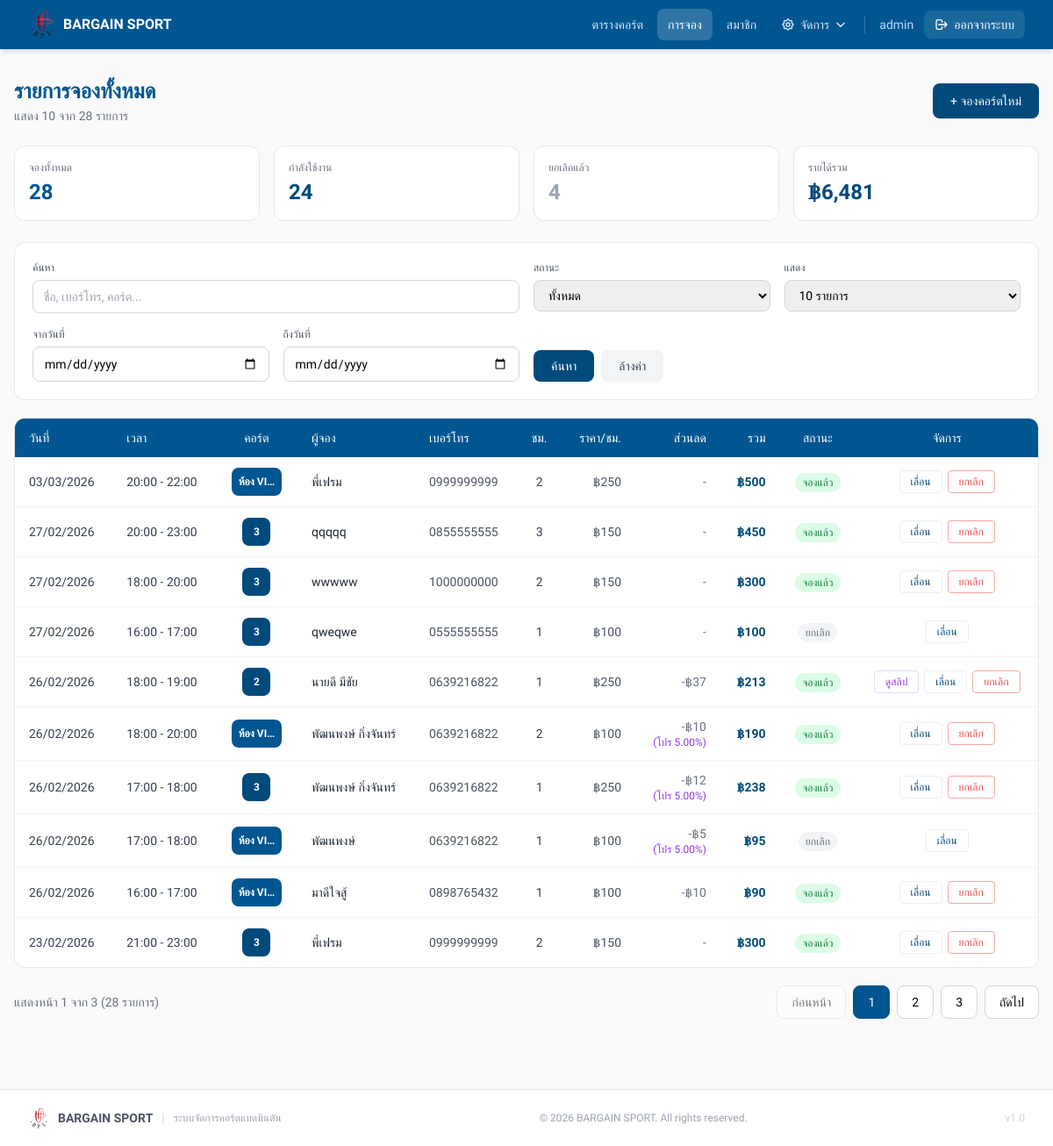
The page /bookings/index.php (signed in) on the database as committed earlier.
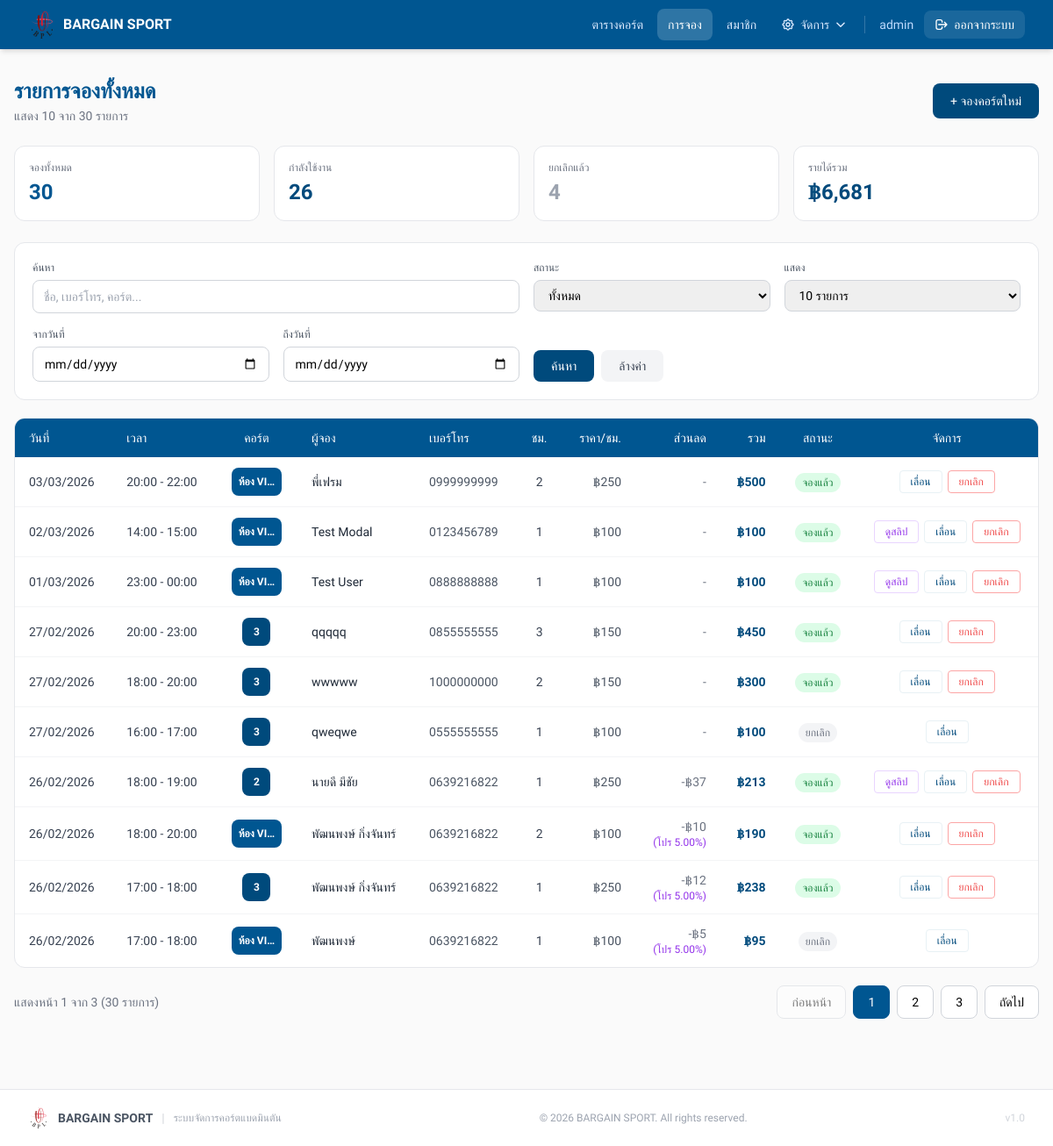
The same page on the database as committed later.
### tables this page shows
CREATE TABLE `bookings` (
  `id` int NOT NULL,
  `court_id` int NOT NULL,
  `customer_name` varchar(100) NOT NULL,
  `customer_phone` varchar(30) DEFAULT NULL,
  `member_id` int DEFAULT NULL,
  `promotion_id` int DEFAULT NULL,
  `promotion_discount_percent` decimal(5,2) DEFAULT NULL,
  `payment_slip_path` varchar(255) DEFAULT NULL,
  `start_datetime` datetime NOT NULL,
  `duration_hours` int NOT NULL,
  `price_per_hour` decimal(10,2) NOT NULL,
  `discount_amount` decimal(10,2) NOT NULL DEFAULT '0.00',
  `total_amount` decimal(10,2) NOT NULL,
  `status` enum('booked','cancelled') NOT NULL DEFAULT 'booked',
  `created_by` int DEFAULT NULL,
  `created_at` timestamp NOT NULL DEFAULT CURRENT_TIMESTAMP,
  `updated_at` timestamp NULL DEFAULT NULL
);

CREATE TABLE `courts` (
  `id` int NOT NULL,
  `court_no` int NOT NULL,
  `vip_room_name` varchar(100) DEFAULT NULL COMMENT 'ชื่อห้อง VIP',
  `status` enum('Available','Booked','In Use','Maintenance') DEFAULT 'Available',
  `is_vip` tinyint(1) NOT NULL DEFAULT '0',
  `court_type` enum('normal','vip') DEFAULT 'normal' COMMENT 'ประเภทคอร์ต: normal=ปกติ, vip=VIP',
  `vip_price` decimal(10,2) DEFAULT NULL COMMENT 'ราคาพิเศษสำหรับคอร์ต VIP (บาท/ชั่วโมง)',
  `normal_price` decimal(10,2) DEFAULT NULL COMMENT 'ราคาคงที่สำหรับคอร์ตปกติ (optional)',
  `pricing_group_id` int DEFAULT NULL
);

### bookings/index.php (the view, shortened to what the changed rows need)
<?php
require_once __DIR__.'/../config/db.php';
$per_page = isset($_GET['per_page']) && $_GET['per_page'] !== 'all' ? (int)$_GET['per_page'] : 10;
$page = max(1, (int)($_GET['page'] ?? 1));
$where = ['1=1'];
$params = [];
$whereClause = implode(' AND ', $where);
$countStmt = $pdo->prepare("SELECT COUNT(*) FROM bookings b JOIN courts c ON b.court_id=c.id WHERE $whereClause");
$countStmt->execute($params);
$totalRecords = $countStmt->fetchColumn();
$offset = 0;
$totalPages = 1;
if ($per_page > 0) {
    $totalPages = max(1, ceil($totalRecords / $per_page));
    $page = min($page, $totalPages);
    $offset = ($page - 1) * $per_page;
}
$query = "SELECT b.*, c.court_no, c.vip_room_name, c.court_type, c.is_vip FROM bookings b JOIN courts c ON b.court_id=c.id WHERE $whereClause ORDER BY b.start_datetime DESC";
if ($per_page > 0) {
    $query .= " LIMIT $per_page OFFSET $offset";
}
$stmt = $pdo->prepare($query);
$stmt->execute($params);
$rows = $stmt->fetchAll();
$bookedCount = $pdo->prepare("SELECT COUNT(*) FROM bookings b JOIN courts c ON b.court_id=c.id WHERE $whereClause AND b.status='booked'");
$bookedCount->execute($params);
$bookedTotal = $bookedCount->fetchColumn();
$revenueStmt = $pdo->prepare("SELECT SUM(b.total_amount) FROM bookings b JOIN courts c ON b.court_id=c.id WHERE $whereClause AND b.status='booked'");
$revenueStmt->execute($params);
$totalRevenue = $revenueStmt->fetchColumn() ?? 0;
?>
<!doctype html>
<html lang="th">
<head>
<script src="https://cdn.tailwindcss.com"></script>
</head>
<body style="background:#FAFAFA;" class="min-h-screen">
<div class="max-w-7xl mx-auto px-4 py-8">
  <div class="flex flex-col sm:flex-row justify-between items-start sm:items-center gap-4 mb-6">
    <div>
      <h1 style="color:#005691;" class="text-2xl font-bold">รายการจองทั้งหมด</h1>
      <p class="text-gray-500 text-sm mt-0.5">แสดง <?= count($rows) ?> จาก <?= $totalRecords ?> รายการ</p>
    </div>
  </div>
  <div class="grid grid-cols-2 sm:grid-cols-4 gap-4 mb-6">
    <div class="bg-white rounded-xl border border-gray-200 p-4">
      <p class="text-gray-500 text-xs mb-1">จองทั้งหมด</p>
      <p style="color:#005691;" class="text-2xl font-bold"><?= $totalRecords ?></p>
    </div>
    <div class="bg-white rounded-xl border border-gray-200 p-4">
      <p class="text-gray-500 text-xs mb-1">กำลังใช้งาน</p>
      <p style="color:#004A7C;" class="text-2xl font-bold"><?= $bookedTotal ?></p>
    </div>
    <div class="bg-white rounded-xl border border-gray-200 p-4">
      <p class="text-gray-500 text-xs mb-1">รายได้รวม</p>
      <p style="color:#004A7C;" class="text-2xl font-bold">฿<?= number_format($totalRevenue, 0) ?></p>
    </div>
  </div>
  <div class="bg-white rounded-xl border border-gray-200 overflow-hidden">
    <div class="hidden md:block overflow-x-auto">
      <?php if (count($rows) > 0): ?>
      <table class="w-full text-sm">
        <thead>
          <tr style="background:#005691;" class="text-white text-left">
            <th class="px-4 py-3 font-medium">วันที่</th>
            <th class="px-4 py-3 font-medium">เวลา</th>
            <th class="px-4 py-3 font-medium text-center">คอร์ต</th>
            <th class="px-4 py-3 font-medium">ผู้จอง</th>
            <th class="px-4 py-3 font-medium">เบอร์โทร</th>
            <th class="px-4 py-3 font-medium text-center">ชม.</th>
            <th class="px-4 py-3 font-medium text-right">ราคา/ชม.</th>
            <th class="px-4 py-3 font-medium text-right">ส่วนลด</th>
            <th class="px-4 py-3 font-medium text-right">รวม</th>
            <th class="px-4 py-3 font-medium text-center">สถานะ</th>
            <th class="px-4 py-3 font-medium text-center">จัดการ</th>
          </tr>
        </thead>
        <tbody class="divide-y divide-gray-100">
          <?php foreach($rows as $r):
            $s = new DateTime($r['start_datetime']);
            $isBooked = $r['status'] === 'booked';
            $isVipCourt = ($r['court_type'] === 'vip' || $r['is_vip'] == 1);
            $courtLabel = $isVipCourt ? ($r['vip_room_name'] ?? 'VIP') : $r['court_no'];
          ?>
          <tr class="hover:bg-gray-50 transition-colors">
            <td class="px-4 py-3 text-gray-700"><?=$s->format('d/m/Y')?></td>
            <td class="px-4 py-3 text-gray-700">
              <?=$s->format('H:i')?> - <?=(clone $s)->modify('+'.$r['duration_hours'].' hour')->format('H:i')?>
            </td>
            <td class="px-4 py-3 text-center">
              <?php if ($isVipCourt): ?>
              <span style="background:#005691;" class="inline-flex items-center justify-center px-2 h-8 text-white rounded-lg text-xs font-bold whitespace-nowrap max-w-[7rem] overflow-hidden" title="<?= htmlspecialchars($courtLabel) ?>">
                <?= htmlspecialchars(mb_strimwidth($courtLabel, 0, 8, '…')) ?>
              </span>
              <?php else: ?>
              <span style="background:#004A7C;" class="inline-flex items-center justify-center w-8 h-8 text-white rounded-lg text-xs font-bold">
                <?= htmlspecialchars($courtLabel) ?>
              </span>
              <?php endif; ?>
            </td>
            <td class="px-4 py-3 text-gray-800"><?=htmlspecialchars($r['customer_name'])?></td>
            <td class="px-4 py-3 text-gray-600"><?=htmlspecialchars($r['customer_phone'])?></td>
            <td class="px-4 py-3 text-center text-gray-700"><?=$r['duration_hours']?></td>
            <td class="px-4 py-3 text-right text-gray-600">฿<?=number_format($r['price_per_hour'],0)?></td>
            <td class="px-4 py-3 text-right text-gray-500">
              <?php if ($r['discount_amount'] > 0): ?>
                -฿<?= number_format($r['discount_amount'], 0) ?>
                <?php if (!empty($r['promotion_discount_percent'])): ?>
                <span class="text-xs text-purple-600 block">(โปร <?= $r['promotion_discount_percent'] ?>%)</span>
                <?php endif; ?>
              <?php else: ?>-<?php endif; ?>
            </td>
            <td style="color:#004A7C;" class="px-4 py-3 text-right font-semibold">฿<?=number_format($r['total_amount'],0)?></td>
            <td class="px-4 py-3 text-center">
              <span class="text-xs px-2 py-1 rounded-full <?= $isBooked ? 'bg-green-100 text-green-700' : 'bg-gray-100 text-gray-500' ?>">
                <?= $isBooked ? 'จองแล้ว' : 'ยกเลิก' ?>
              </span>
            </td>
            <td class="px-4 py-3">
              <div class="flex gap-1.5 justify-center flex-wrap">
                <?php if (!empty($r['payment_slip_path'])): ?>
                <button onclick="viewSlip('<?= htmlspecialchars($r['payment_slip_path'], ENT_QUOTES) ?>')"
                        class="px-3 py-1 border border-purple-200 text-purple-600 rounded text-xs hover:bg-purple-50 transition-colors">
                    ดูสลิป
                </button>
                <?php endif; ?>
                <a href="update.php?id=<?=$r['id']?>"
                   style="color:#004A7C; border-color:#E8F1F5;"
                   class="px-3 py-1 border rounded text-xs hover:bg-[#FAFAFA] transition-colors">เลื่อน</a>
                <?php if($isBooked): ?>
                <a href="cancel.php?id=<?=$r['id']?>"
                   onclick="return confirm('ยืนยันยกเลิกการจอง?')"
                   class="px-3 py-1 border border-red-300 text-red-500 rounded text-xs hover:bg-red-50 transition-colors">ยกเลิก</a>
                <?php endif; ?>
              </div>
            </td>
          </tr>
          <?php endforeach; ?>
        </tbody>
      </table>
      <?php endif; ?>
    </div>
  </div>
  <?php if ($per_page > 0 && $totalPages > 1): ?>
  <div class="mt-5 flex flex-col sm:flex-row justify-between items-center gap-4">
    <p class="text-sm text-gray-500">
      แสดงหน้า <?= $page ?> จาก <?= $totalPages ?> (<?= number_format($totalRecords) ?> รายการ)
    </p>
    <div class="flex gap-2">
      <?php
      $queryParams = $_GET;
      $queryParams['page'] = max(1, $page - 1);
      $prevLink = 'index.php?' . http_build_query($queryParams);
      $queryParams['page'] = min($totalPages, $page + 1);
      $nextLink = 'index.php?' . http_build_query($queryParams);
      ?>
      <a href="<?= $prevLink ?>"
         class="px-4 py-2 bg-white border border-gray-300 rounded-lg text-sm hover:bg-gray-50 transition-colors <?= $page <= 1 ? 'opacity-50 pointer-events-none' : '' ?>">
        ก่อนหน้า
      </a>
      <?php
      $startPage = max(1, $page - 2);
      $endPage = min($totalPages, $page + 2);
      for ($i = $startPage; $i <= $endPage; $i++):
        $queryParams['page'] = $i;
        $pageLink = 'index.php?' . http_build_query($queryParams);
      ?>
        <a href="<?= $pageLink ?>"
           class="px-4 py-2 border rounded-lg text-sm transition-colors <?= $i === $page ? 'bg-[#005691] text-white border-[#005691]' : 'bg-white border-gray-300 hover:bg-gray-50' ?>">
          <?= $i ?>
        </a>
      <?php endfor; ?>
      <a href="<?= $nextLink ?>"
         class="px-4 py-2 bg-white border border-gray-300 rounded-lg text-sm hover:bg-gray-50 transition-colors <?= $page >= $totalPages ? 'opacity-50 pointer-events-none' : '' ?>">
        ถัดไป
      </a>
    </div>
  </div>
  <?php endif; ?>
</div>
</body>
</html>

Rows that differ between the two databases and show on the page:
no longer on this page (row edited): bookings: start_datetime "26/02/2026", start_datetime "16:00", start_datetime+duration_hours "17:00", court.vip_room_name "ห้อง VI…", customer_name "มาดีใจสู้", customer_phone "0898765432", duration_hours "1", price_per_hour "100", discount_amount "10", total_amount "90", status "จองแล้ว"
no longer on this page (row unchanged): bookings: start_datetime "23/02/2026", start_datetime "21:00", start_datetime+duration_hours "23:00", court.court_no "3", customer_name "พี่เฟรม", customer_phone "0999999999", duration_hours "2", price_per_hour "150", total_amount "300", status "จองแล้ว"
added bookings: start_datetime "02/03/2026", start_datetime "14:00", start_datetime+duration_hours "15:00", court.vip_room_name "ห้อง VI…", customer_name "Test Modal", customer_phone "0123456789", duration_hours "1", price_per_hour "100", total_amount "100", status "จองแล้ว"
added bookings: start_datetime "01/03/2026", start_datetime "23:00", start_datetime+duration_hours "00:00", court.vip_room_name "ห้อง VI…", customer_name "Test User", customer_phone "0888888888", duration_hours "1", price_per_hour "100", total_amount "100", status "จองแล้ว"
Other text that changed with them:
$totalRecords: "28" → "30"
$bookedTotal: "24" → "26"
$totalRevenue: "6,481" → "6,681"
